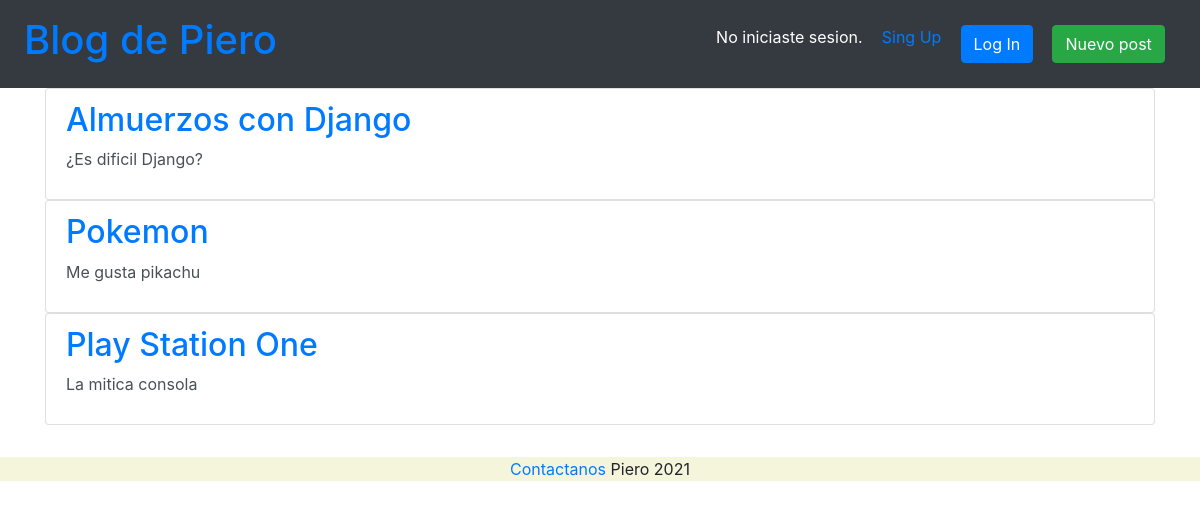
The page / on the database its author committed.
### blog/models.py (models this page shows, shortened)
class Post(models.Model):
    titulo = models.CharField(max_length=100)
    descripcion =models.CharField(max_length=200)
    autor =  models.ForeignKey('auth.User', on_delete=models.CASCADE)
    cuerpo = models.TextField()

### blog/views.py (the view)
# urls.py: path('',BlogListView.as_view(), name='home'),
class BlogListView(ListView):
    model = Post
    template_name = 'home.html'

### templates/home.html
{%extends 'base.html'%}
{%block content%}
{% for post in object_list %}
    <div class="list-group">
        <div class="list-group-item list-group-item-action">
        <h2><a href="{%url 'detail' post.pk%}">{{post.titulo}}</a></h2>
        <p>{{post.descripcion}}</p>
        </div>
    </div>
{% endfor %}
{% endblock content %}

### templates/base.html (shortened to what this page needs)
{%load static%}
<!DOCTYPE html>
<html lang="en">
<head>
    <link rel="stylesheet" href="https://maxcdn.bootstrapcdn.com/bootstrap/4.5.2/css/bootstrap.min.css">
    <link rel="stylesheet" href="{% static 'css/style.css'%}">
</head>
<body>
    <nav class="navbar navbar-expand-sm bg-dark">
        <ul class="navbar-nav">
            <li class="nav-item left">
                <h1>
                    <a class= "nav-link"href="{% url 'home' %}">Blog de Piero</a>
                </h1>
            </li>
            <li class="nav-item rigth">
                <div class="flex-container">
                {% if user.is_authenticated %}
                <span class="text-white">Hola {{ user.username }}!</span>
                <a class="btn btn-primary" href="{% url 'logout' %}">Log out</a>
                {% else %}
                <span class="text-white">No iniciaste sesion.</span>
                <a href="{% url 'singup' %}">Sing Up</a>
                <a class="btn btn-primary" href="{% url 'login' %}">Log In</a>
                {% endif %}
                <a  class="btn btn-success" href="{% url 'post_new' %}">Nuevo post</a>
                </div>
            </li>
        </ul>
    </nav>
    <main class="container">
    {% block content %}
    {% endblock content %}
    </main>
    <footer class="container-fluid">
        <a href="{% url 'contact' %}">Contactanos</a>
        Piero 2021
    </footer>
</body>
</html>

### static/css/style.css (style rules this page uses)
.navbar-nav { width: 100%; justify-content: space-between; align-items: center; }
.btn { display: inline; }
.flex-container { display:flex; flex-direction: row; flex-wrap:wrap ; }
.flex-container > * { margin-right: 1.2rem; }
footer.container-fluid { text-align: center; background-color: beige; margin-top: 2rem; }

### rows shown on the page
Post: titulo "Almuerzos con Django", descripcion "¿Es dificil Django?"
Post: titulo "Pokemon", descripcion "Me gusta pikachu"
Post: titulo "Play Station One", descripcion "La mitica consola"
